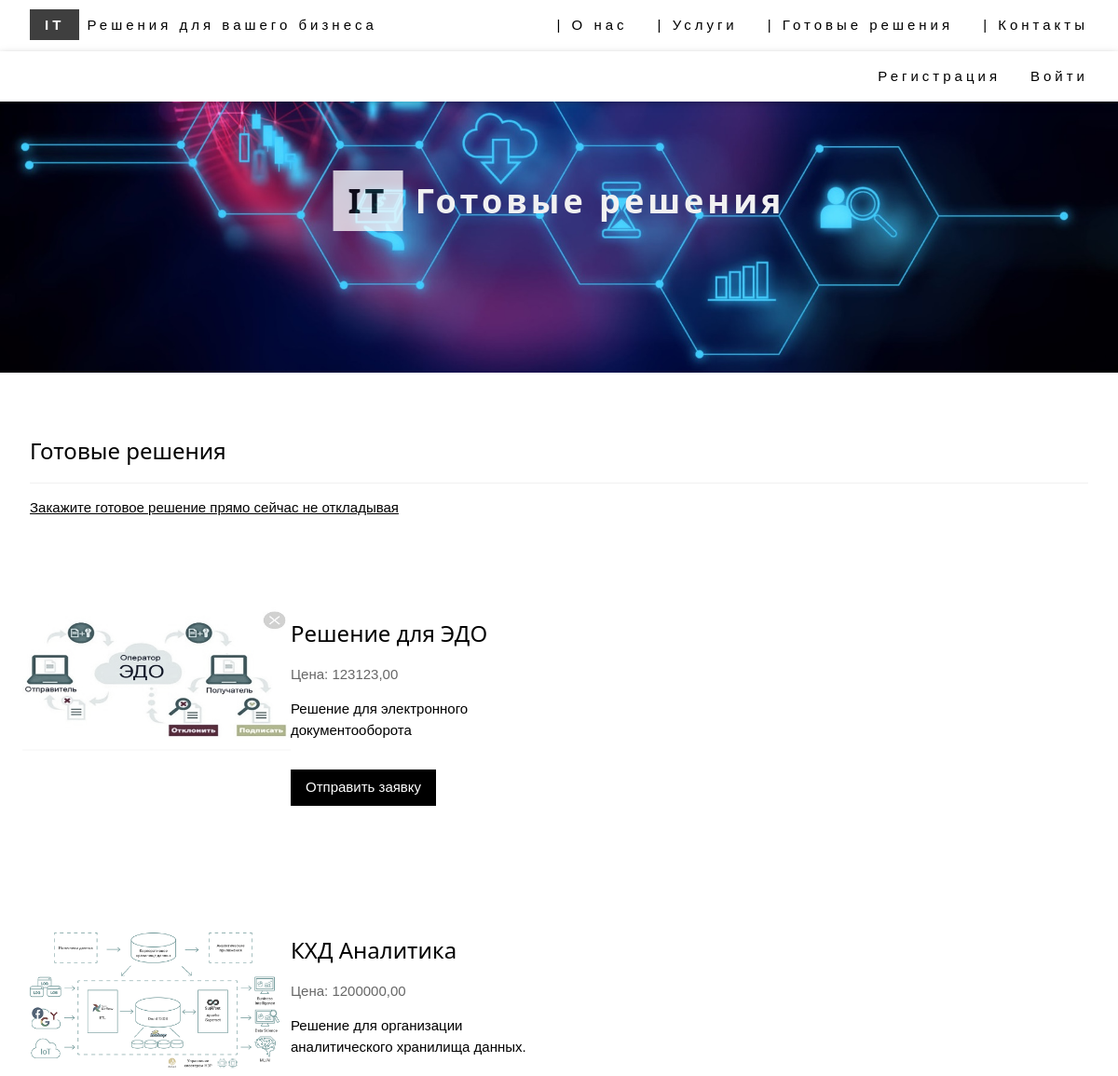
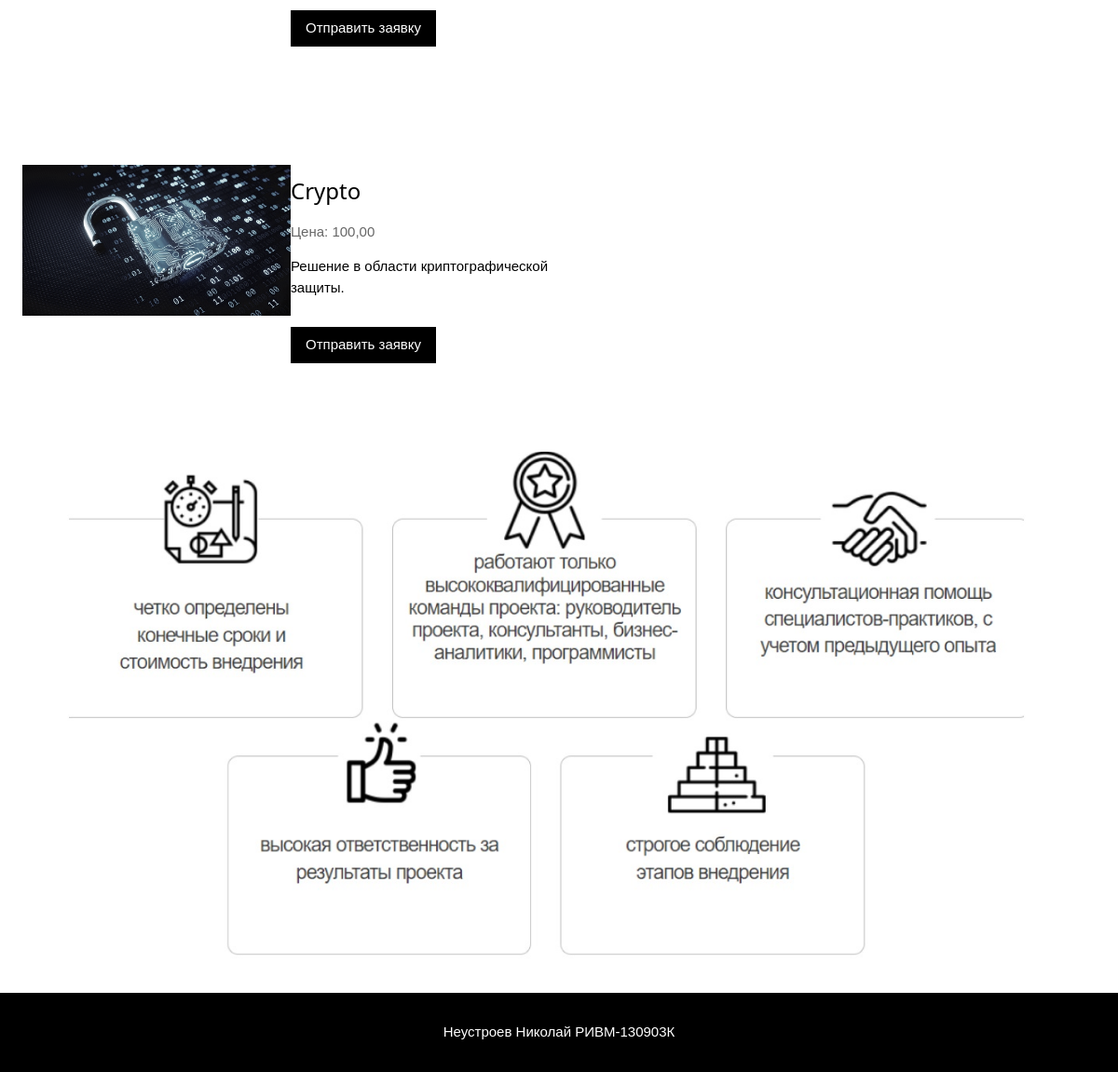
Page /solution/ on the committed database (2 pictures, top to bottom).
### menu/models.py (models this page shows, shortened)
class MenuItem(models.Model):
    menu = models.ForeignKey(
        Menu,
        verbose_name=_(u'Name'),
        on_delete=models.CASCADE,
        )
    order = models.IntegerField(
        _(u'Order'),
        default=500
        )
    link_url = models.CharField(
        _(u'Link URL'),
        max_length=100,
        help_text=_(u'URL or URI to the content, eg /about/ or http://foo.com/')
        )
    title = models.CharField(
        _(u'Title'),
        max_length=100
        )
    login_required = models.BooleanField(
        _(u'Login required'),
        blank=True,
        default=False,
        help_text=_(u'Should this item only be shown to authenticated users?')
        )
    anonymous_only = models.BooleanField(
        _(u'Anonymous only'),
        blank=True,
        default=False,
        help_text=_(u'Should this item only be shown to non-logged-in users?')
        )
    class Meta:
        verbose_name = _(u'menu item')
        verbose_name_plural = _(u'menu items')

### ITapp/models.py (models this page shows, shortened)
class Solution(models.Model):
    name = models.CharField(verbose_name="Наименование", max_length=100)
    description = models.TextField("Описание")
    image = models.ImageField("Изображение", upload_to="img/")
    price = models.DecimalField(decimal_places=2, max_digits=15, null=True,
                                validators=[MinValueValidator(0)],
                                verbose_name="Стоимость")
    class Meta:
        verbose_name = "IT_продукт"
        verbose_name_plural = "IT_продукты"

### ITapp/views.py (the view)
# urls.py: path('solution/', views.solution, name='solution'),
def solution(request):
    our_solution = Solution.objects.all()
    return render(request, "solution.html", {"our_solution": our_solution})

### menu/templatetags/menubuilder.py (called while the page is built)
    def render(self, context):
        try:
            current_path = context['request'].path
            user = context['request'].user
        except KeyError:
            current_path = None
            user = None
        context['menuitems'] = get_items(self.menu_name, current_path, user)
        return ''

### templates/solution.html (shortened to what this page needs)
{% include "title.html" %}
{% load static %}
  <header class="w3-display-container w3-content w3-wide" style="max-width:1500px;" id="home">
    <img class="w3-image" src="{% static 'img/titleImg2.jpg' %}" alt="IT решения" width="1500" height="200">
    <div class="w3-display-middle w3-margin-top w3-center">
      <h1 class="w3-xxlarge w3-text-white">
        <span class="w3-padding w3-white w3-opacity-min"><b>IT</b></span>
        <span class="w3-hide-small w3-text-light-grey"><b>Готовые решения</b></span>
      </h1>
    </div>
  </header>
<div class="w3-content w3-padding" style="max-width:1564px">
    <div class="w3-container w3-padding-32" id="service">
        <h3 class="w3-border-bottom w3-border-light-grey w3-padding-16">Готовые решения</h3>
        <a href="/application/">
        <p>Закажите готовое решение прямо сейчас не откладывая</p>
        </a>
    </div>
    <div class="w3-row-padding w3-grayscale">
        {% for sol in our_solution %}
        <div class="w3-row w3-padding-32 w3-section">
            <div class="w3-col l3 m6 w3-margin-bottom">
                <img src="/media/{{ sol.image }}" style="width:100%">
            </div>
            <div class="w3-col l3 m6 w3-margin-bottom">
                {% block content %}
                <h3>  {{ sol.name }} </h3>
                <p class="w3-opacity">Цена: {{ sol.price }}</p>
                <p>{{ sol.description }}</p>
                <p>
                {% if user.is_authenticated %}
                <form action="{% url 'add_to_cart' sol.id %}" method="post">
                  {% csrf_token %}
                  <button type="submit" class="w3-button w3-black w3-section">Добавить в корзину</button>
                </form>
                {% else %}
                  <a href="{% url 'application' %}" class="w3-button w3-black w3-section">Отправить заявку</a>
                {% endif %}
                </p>
                {% endblock %}
            </div>
        </div>
        {% endfor %}
    </div>
{% include "footer.html" %}

### templates/menu.html (shortened to what this page needs)
            {% load menubuilder %}
        {% load menubuilder %}
        <div class="w3-right w3-hide-small">
            {% for item in menuitems %}
                 <a href="{{ item.url }}" class="w3-bar-item w3-button" title="{{ item.title|escape }}">|  {{ item.title }}</a>
            {% endfor %}
        </div>

### static/css/w3_style.css (style rules this page uses)
html { box-sizing:border-box }
*,*:before,*:after { box-sizing:inherit }
html { -ms-text-size-adjust:100%;-webkit-text-size-adjust:100% }
body { margin:0 }
article,aside,details,figcaption,figure,footer,header,main,menu,nav,section { display:block }
a { background-color:transparent }
b,strong { font-weight:bolder }
img { border-style:none }
html,body { font-family:Verdana,sans-serif;font-size:15px;line-height:1.5 }
html { overflow-x:hidden }
h1 { font-size:36px }
h3 { font-size:24px }
h1,h2,h3,h4,h5,h6 { font-family:"Segoe UI",Arial,sans-serif;font-weight:400;margin:10px 0 }
.w3-wide { letter-spacing:4px }
.w3-image { max-width:100%;height:auto }
img { vertical-align:middle }
a { color:inherit }
.w3-btn,.w3-button { border:none;display:inline-block;padding:8px 16px;vertical-align:middle;overflow:hidden;text-decoration:none;color:inherit;background-color:inherit;text-align:center;cursor:pointer;white-space:nowrap }
.w3-btn,.w3-button { -webkit-touch-callout:none;-webkit-user-select:none;-khtml-user-select:none;-moz-user-select:none;-ms-user-select:none;user-select:none }
.w3-tooltip,.w3-display-container { position:relative }
.w3-bar .w3-bar-item { padding:8px 16px;float:left;width:auto;border:none;display:block;outline:0 }
.w3-bar .w3-button { white-space:normal }
.w3-container:after,.w3-container:before,.w3-panel:after,.w3-panel:before,.w3-row:after,.w3-row:before,.w3-row-padding:after,.w3-row-padding:before, .w3-cell-row:before,.w3-cell-row:after,.w3-clear:after,.w3-clear:before,.w3-bar:before,.w3-bar:after { content:"";display:table;clear:both }
.w3-col,.w3-half,.w3-third,.w3-twothird,.w3-threequarter,.w3-quarter { float:left;width:100% }
@media (min-width:601px) { .w3-col.m6,.w3-half { width:49.99999% } }
@media (min-width:993px) { .w3-col.l3 { width:24.99999% } }
.w3-content,.w3-auto { margin-left:auto;margin-right:auto }
.w3-content { max-width:980px }
.w3-display-middle { position:absolute;top:50%;left:50%;transform:translate(-50%,-50%);-ms-transform:translate(-50%,-50%) }
.w3-row-padding,.w3-row-padding>.w3-half,.w3-row-padding>.w3-third,.w3-row-padding>.w3-twothird,.w3-row-padding>.w3-threequarter,.w3-row-padding>.w3-quarter,.w3-row-padding>.w3-col { padding:0 8px }
.w3-container,.w3-panel { padding:0.01em 16px }
.w3-opacity,.w3-hover-opacity:hover { opacity:0.60 }
.w3-opacity-min { opacity:0.75 }
.w3-greyscale,.w3-grayscale { filter:grayscale(75%) }
.w3-xxlarge { font-size:36px!important }
.w3-center { text-align:center!important }
.w3-border-bottom { border-bottom:1px solid #ccc!important }
.w3-section,.w3-code { margin-top:16px!important;margin-bottom:16px!important }
.w3-margin-top { margin-top:16px!important }
.w3-margin-bottom { margin-bottom:16px!important }
.w3-padding { padding:8px 16px!important }
.w3-padding-16 { padding-top:16px!important;padding-bottom:16px!important }
.w3-padding-32 { padding-top:32px!important;padding-bottom:32px!important }
.w3-right { float:right!important }
.w3-white,.w3-hover-white:hover { color:#000!important;background-color:#fff!important }
.w3-black,.w3-hover-black:hover { color:#fff!important;background-color:#000!important }
.w3-text-white,.w3-hover-text-white:hover { color:#fff!important }
.w3-text-light-grey,.w3-hover-text-light-grey:hover,.w3-text-light-gray,.w3-hover-text-light-gray:hover { color:#f1f1f1!important }
.w3-border-light-grey,.w3-hover-border-light-grey:hover,.w3-border-light-gray,.w3-hover-border-light-gray:hover { border-color:#f1f1f1!important }

### rows in the picture
MenuItem: title "О нас"
MenuItem: title "Услуги"
MenuItem: title "Готовые решения"
MenuItem: title "Контакты"
Solution: image (picture), name "Решение для ЭДО", price "123123,00", description "Решение для электронного документооборота"
Solution: image (picture), name "КХД Аналитика", price "1200000,00", description "Решение для организации аналитического хранилища данных."
Solution: image (picture), name "Crypto", price "100,00", description "Решение в области криптографической защиты."
